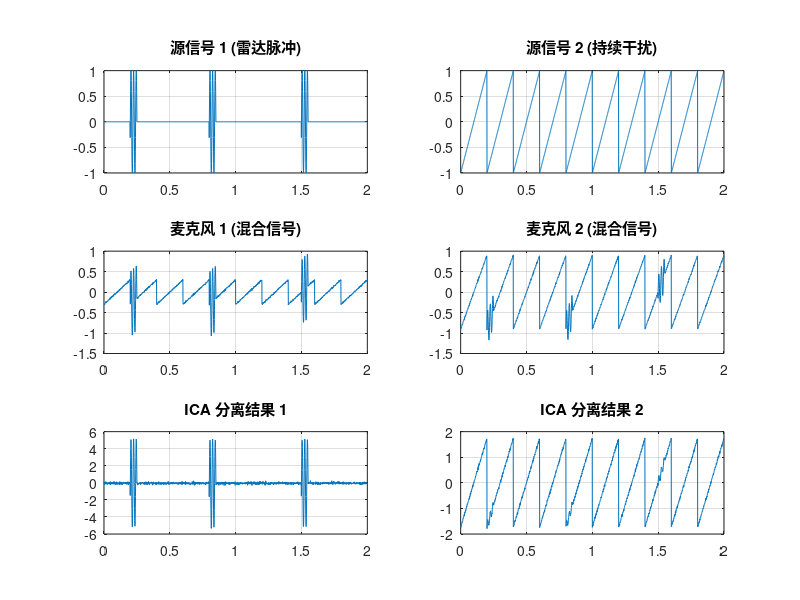

Write MATLAB code to recreate this figure. (Note: this script raises an error after producing the figure.)
clc; clear; close all;

%% 1. 生成源信号 (Ground Truth)
fs = 1000;              % 采样率
T = 2;                  % 时间长度
t = 0:1/fs:T-1/fs;
N = length(t);

% 源信号 1: 模拟雷达脉冲 (目标) - 稀疏、非高斯性强
s1 = zeros(1, N);
s1(200:250) = 1;        % 脉冲 1
s1(800:850) = 1;        % 脉冲 2
s1(1500:1550) = 1;      % 脉冲 3
% 加一点载波纹理
s1 = s1 .* sin(2*pi*50*t); 

% 源信号 2: 压制干扰 (噪声/锯齿波)
% 干扰通常是弥散的，或者具有不同的统计分布
s2 = sawtooth(2*pi*5*t); % 锯齿波代表一种持续的干扰模式
% s2 = randn(1, N);      % 如果是纯高斯白噪声，ICA其实很难分，因为高斯性太强

S = [s1; s2];            % 2 x N 矩阵

%% 2. 混合过程 (Mixing)
% 模拟两个接收通道 (天线)
A_true = [0.8, 0.3;      % 混合矩阵
          0.4, 0.9];
      
X = A_true * S;          % 观测到的混合信号

% 添加少量接收机热噪声
X = X + 0.01 * randn(size(X));

%% 3. FastICA 算法实现 (核心部分)

% --- A. 去均值 (Centering) ---
X_mean = mean(X, 2);
X_centered = X - X_mean;

% --- B. 白化 (Whitening) ---
% 计算协方差矩阵
CovM = cov(X_centered');
% 特征值分解
[E, D] = eig(CovM);
% 白化矩阵 Q = D^(-1/2) * E'
Q = inv(sqrt(D)) * E';
Z = Q * X_centered;      % Z 是白化后的数据

% --- C. 迭代寻找解混矩阵 (FastICA Loop) ---
% 我们需要分离出 2 个分量
num_components = 2;
W = zeros(num_components, 2); % 权重矩阵

for i = 1:num_components
    w = randn(2, 1);    % 随机初始化权重
    w = w / norm(w);    % 归一化
    
    % 迭代最大化非高斯性
    for iter = 1:100
        w_old = w;
        
        % 非线性函数 g(u) = tanh(u) 和它的导数 g'(u) = 1 - tanh^2(u)
        u = w' * Z;
        g = tanh(u);
        g_prime = 1 - g.^2;
        
        % 核心迭代公式 (基于负熵的牛顿法)
        % w = E[Z * g(w'Z)] - E[g'(w'Z)] * w
        w = (Z * g')/N - mean(g_prime) * w;
        
        % 正交化 (Deflation): 减去已经找到的分量的投影
        % 确保找到的是不同的信号
        if i > 1
            w = w - W(1:i-1,:)' * W(1:i-1,:) * w;
        end
        w = w / norm(w); % 归一化
        
        % 收敛判断 (方向一致即可，符号不重要)
        if abs(abs(w' * w_old) - 1) < 1e-6
            break;
        end
    end
    W(i, :) = w'; % 存储找到的权重
end

%% 4. 恢复信号
S_estimated = W * Z;

%% 5. 绘图对比
figure('Position', [100, 100, 1000, 800]);

subplot(3,2,1); plot(t, s1); title('源信号 1 (雷达脉冲)'); grid on;
subplot(3,2,2); plot(t, s2); title('源信号 2 (持续干扰)'); grid on;

subplot(3,2,3); plot(t, X(1,:)); title('麦克风 1 (混合信号)'); grid on;
subplot(3,2,4); plot(t, X(2,:)); title('麦克风 2 (混合信号)'); grid on;

% 注意：ICA 恢复出来的信号，幅度和正负号是不确定的
subplot(3,2,5); plot(t, S_estimated(1,:)); title('ICA 分离结果 1'); grid on;
subplot(3,2,6); plot(t, S_estimated(2,:)); title('ICA 分离结果 2'); grid on;

sgtitle('ICA 盲源分离过程演示');